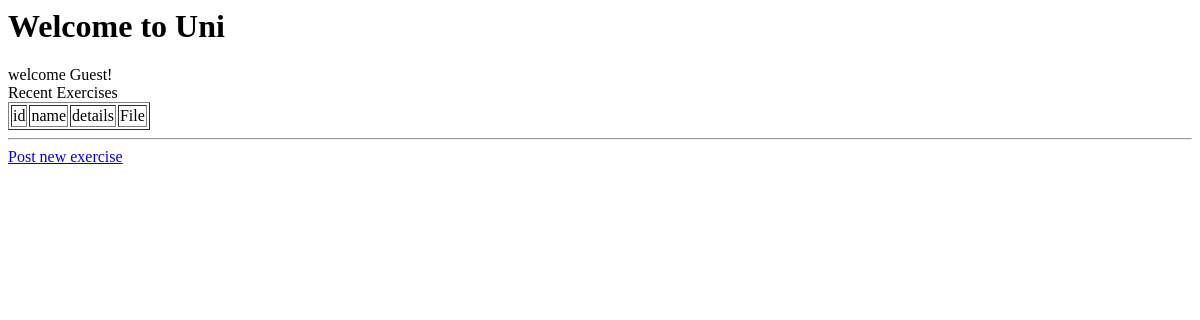
The page /exercise/index on the database as committed earlier.
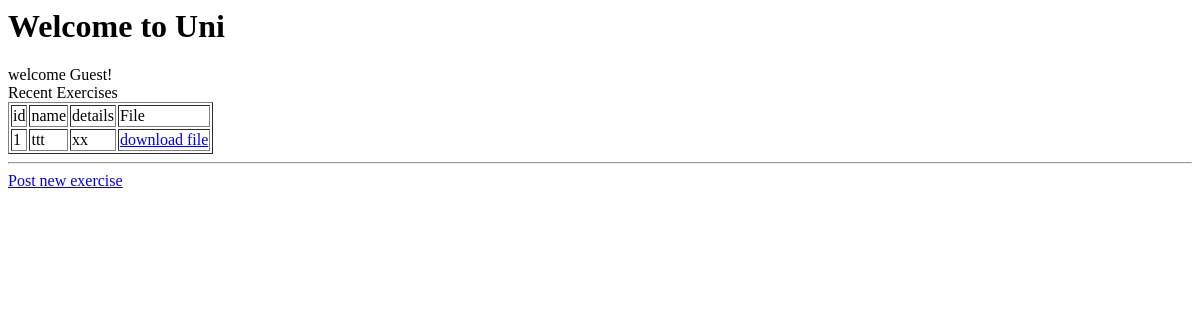
The same page on the database as committed later.
### uniManagment/models.py (models this page shows, shortened)
class Exercise(models.Model):
	id = models.AutoField(primary_key=True)
	createBy = models.ForeignKey(Profile, on_delete=models.CASCADE)
	name = models.CharField(max_length=30)
	exFile = models.FileField(upload_to='exerciseFiles/')
	details = models.CharField(max_length=300)
	deadline = models.DateTimeField(editable=True)

### uniManagment/views.py (the view)
# urls.py: url(r"^exercise/index", exerciseIndex, name="exerciseIndex"),
def exerciseIndex(request):
	exercises = Exercise.objects.all()
	return render(request, 'exercise/index.html', {'exercises': exercises})

### uniManagment/templates/exercise/index.html
{% extends 'base.html' %}
{% block content %}
welcome {{ user.username|default:'Guest' }}! <br/>
Recent Exercises
<table border="1">
	<tr><td>id</td><td>name</td><td>details</td><td>File</td></tr>
{% for exercise in exercises %}
<tr>
	<td>{{exercise.id}}</td>
	<td>{{exercise.name}}</td>
	<td>{{exercise.details}}</td>
	<td><a href="../download/{{exercise.exFile}}">download file</a></td>
</tr>
{% endfor %}
</table>
<hr/>
<a href="/exercise/exerciseUpload"> Post new exercise</a>
{% endblock %}

### uniManagment/templates/base.html (shortened to what this page needs)
<h1>Welcome to Uni</h1>
{% block content %}
{% endblock %}

Rows that differ between the two databases and show on the page:
added Exercise: id "1", name "ttt", details "xx"
